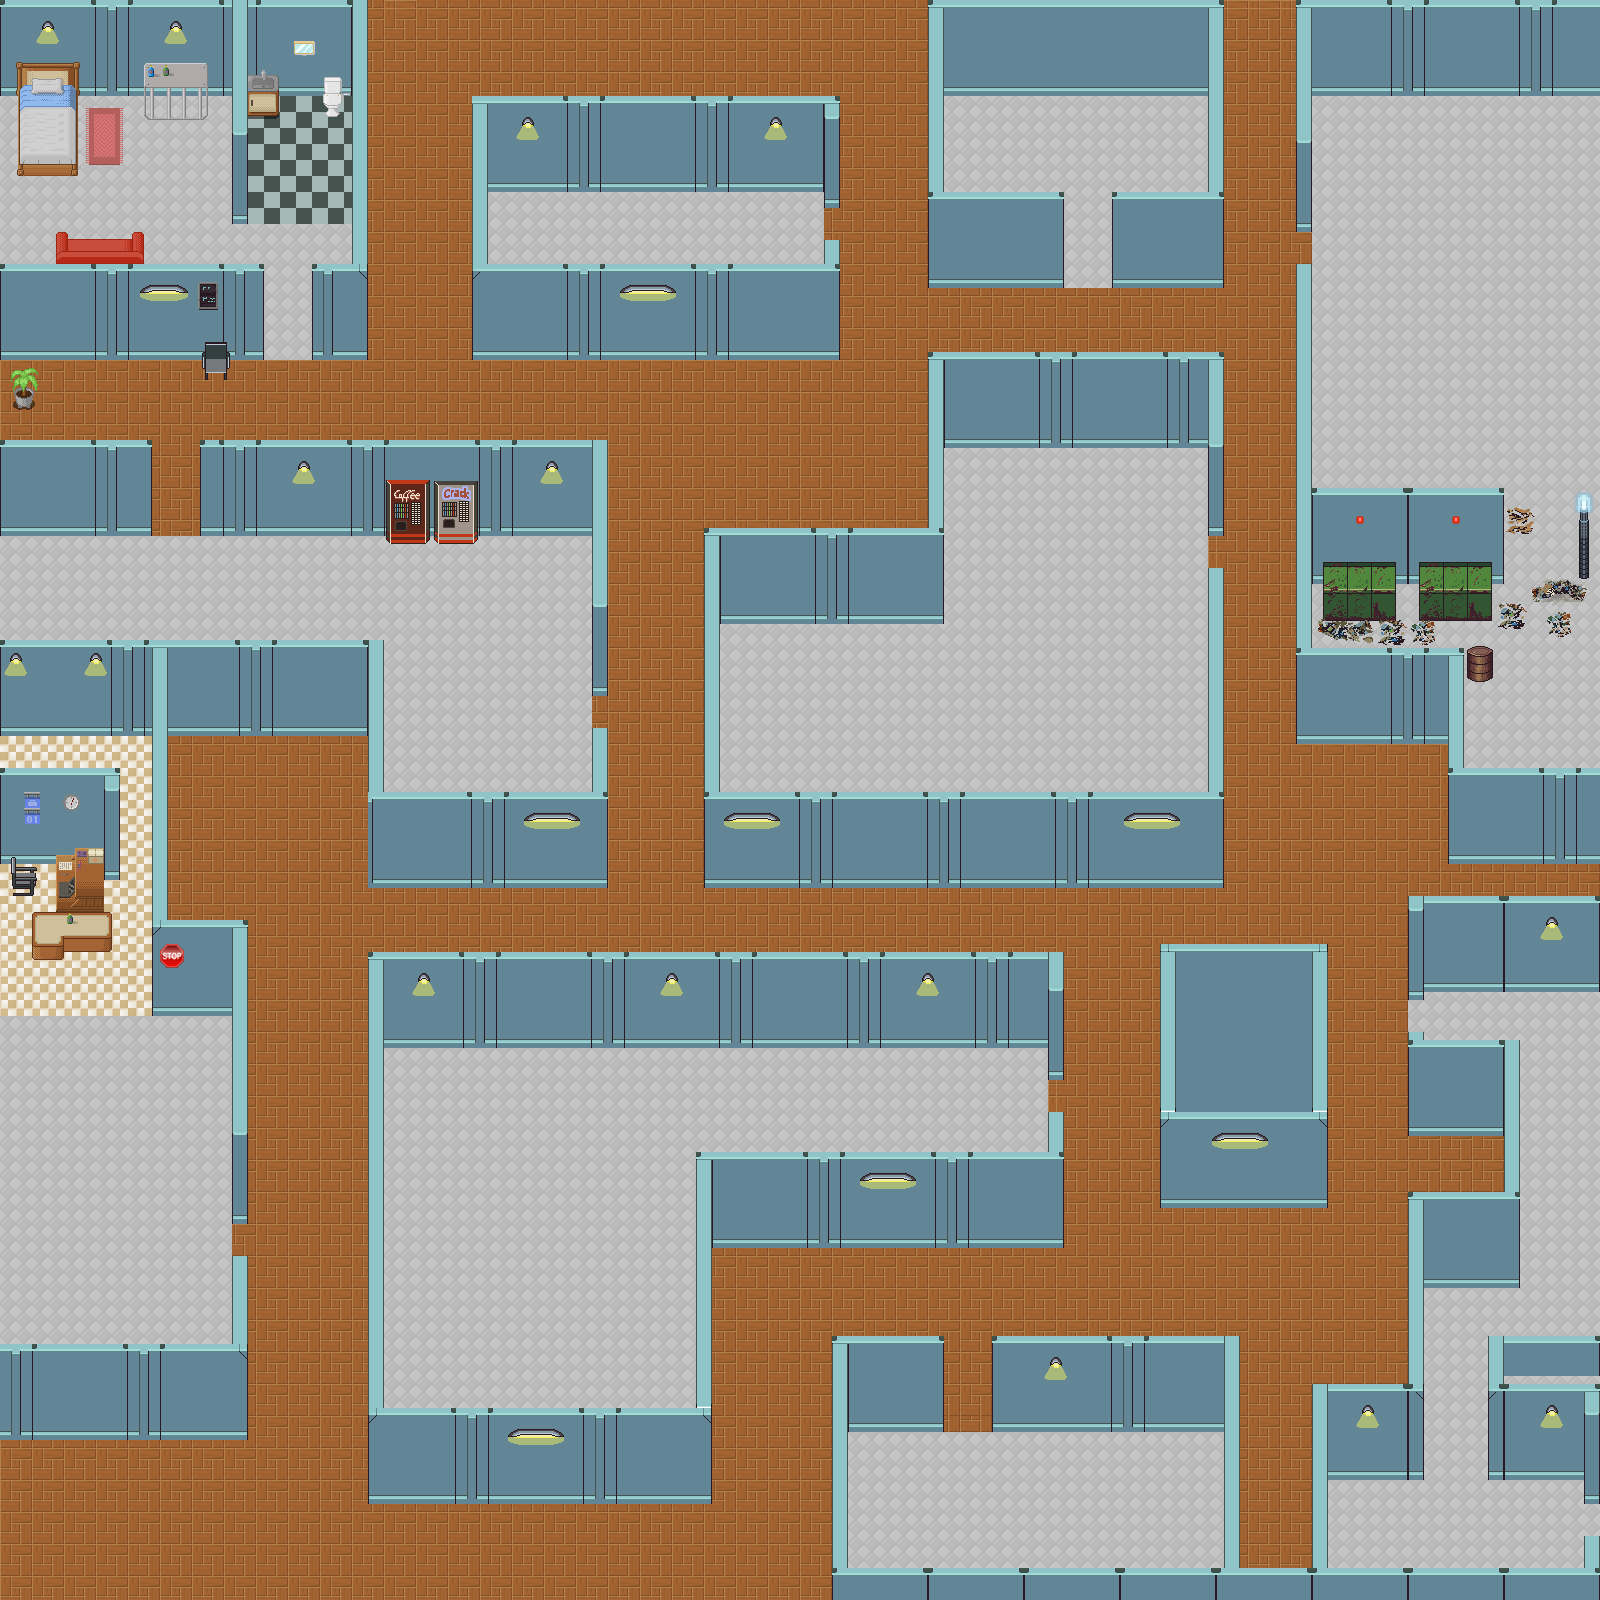

Rendered tile map (Tiled .tmx) drawn with the repository's tilesets; below, a short description and the map source with its tile grids summarised:
An orthogonal 200x200 tile map with 8x8 px tiles, 5 tile layers (Flat, Collisions, InterriorItems, InterriorItems_lvl1, ...), 6 tilesets.

<map version="1.2" tiledversion="1.3.3" orientation="orthogonal" renderorder="right-down" width="200" height="200" tilewidth="8" tileheight="8" infinite="0" nextlayerid="13" nextobjectid="1">
 <tileset firstgid="1" source="Interior-Walls-Blue.tsx" />
 <tileset firstgid="1601" source="Interior-Furniture.tsx" />
 <tileset firstgid="5697" source="InterriorItems.tsx" />
 <tileset firstgid="33057" source="Interior-Walls-Beige.tsx" />
 <tileset firstgid="34657" source="Objects.tsx" />
 <tileset firstgid="35681" source="stop_sign.tsx" />
 <layer id="10" name="Flat" width="200" height="200">
  <data>[40000 cells, 40000 non-empty, 57 distinct tile ids]</data>
 </layer>
 <layer id="1" name="Collisions" width="200" height="200">
  <data>[40000 cells, 14413 non-empty, 718 distinct tile ids]</data>
 </layer>
 <layer id="9" name="InterriorItems" width="200" height="200">
  <data>[40000 cells, 0 non-empty, 0 distinct tile ids]</data>
 </layer>
 <layer id="3" name="InterriorItems_lvl1" width="200" height="200">
  <data>[40000 cells, 976 non-empty, 520 distinct tile ids]</data>
 </layer>
 <layer id="4" name="InterriorItems_lvl2" width="200" height="200">
  <data>[40000 cells, 13 non-empty, 9 distinct tile ids]</data>
 </layer>
</map>
